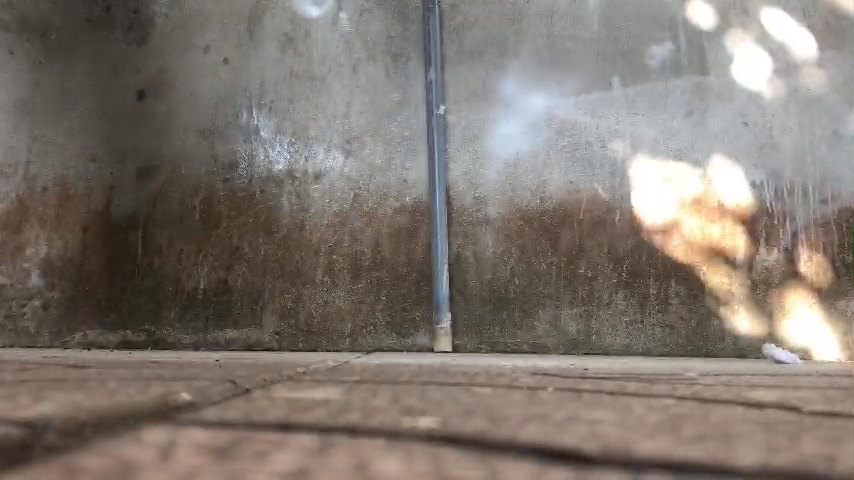
#> input picture frame 31 of Case_4/banh_phuoc.mp4, 854 x 480 px
$ python main.py
#> lines starting #> are read from the running program, lines starting #| are printed output that depends on the picture
### Case_4/object_tracking/tracker.py
import math


class EuclideanDistTracker:
    def __init__(self):
        # Store the center positions of the objects
        self.center_points = {}
        # Keep the count of the IDs
        # each time a new object id detected, the count will increase by one
        self.id_count = 0


    def update(self, objects_rect):
        # Objects boxes and ids
        objects_bbs_ids = []

        # Get center point of new object
        for rect in objects_rect:
            x, y, w, h = rect
            cx = (x + x + w) // 2
            cy = (y + y + h) // 2

            # Find out if that object was detected already
            same_object_detected = False
            for id, pt in self.center_points.items():
                dist = math.hypot(cx - pt[0], cy - pt[1])

                if dist < 25:
                    self.center_points[id] = (cx, cy)
                    print(self.center_points)
                    objects_bbs_ids.append([x, y, w, h, id])
                    same_object_detected = True
                    break

            # New object is detected we assign the ID to that object
            if same_object_detected is False:
                self.center_points[self.id_count] = (cx, cy)
                objects_bbs_ids.append([x, y, w, h, self.id_count])
                self.id_count += 1

        # Clean the dictionary by center points to remove IDS not used anymore
        new_center_points = {}
        for obj_bb_id in objects_bbs_ids:
            _, _, _, _, object_id = obj_bb_id
            center = self.center_points[object_id]
            new_center_points[object_id] = center

        # Update dictionary with IDs not used removed
        self.center_points = new_center_points.copy()
        return objects_bbs_ids

### Case_4/object_tracking/main.py
import cv2
from tracker import *

# Create tracker object
tracker = EuclideanDistTracker()

cap = cv2.VideoCapture("Case_4/banh_phuoc.mp4")

# Object detection from Stable camera
object_detector = cv2.createBackgroundSubtractorMOG2(history=100, varThreshold=40)

while True:
    ret, frame = cap.read()
#> frame is the input picture: shape (480, 854, 3); mean B, G, R 112.3, 119.7, 128.6
    height, width, _ = frame.shape
#> height = 480; width = 854

    # Extract Region of interest
    roi = frame[240:480,0:854]
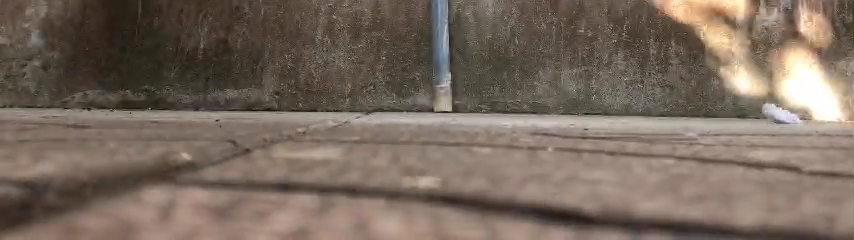
#> roi: shape (240, 854, 3); mean B, G, R 93.8, 105.4, 120.2
    # print(roi.shape)

    # Chuyển không gian màu sang hsv
    hsv = cv2.cvtColor(roi,cv2.COLOR_BGR2HSV)
#> hsv: shape (240, 854, 3); mean H, S, V 15, 60.4, 120.3

    # Lọc màu với hàm inRange
    mask = cv2.inRange(hsv, (30,100,100),(60,200,200))
#> mask: shape (240, 854); every value is 0
    contours, _ = cv2.findContours(mask, cv2.RETR_TREE, cv2.CHAIN_APPROX_SIMPLE)
#> contours = []
    detections = []
    for cnt in contours:
        # Calculate area and remove small elements
        area = cv2.contourArea(cnt)
        if area > 400:
            # cv2.drawContours(roi, [cnt], -1, (0, 255, 0), 2)
            x, y, w, h = cv2.boundingRect(cnt)

            detections.append([x, y, w, h])
#> this loop made 0 passes
#> after the loop, detections = []

    # 2. Object Tracking
    boxes_ids = tracker.update(detections)
#> after the loop in update, `for rect in objects_rect:`: self.center_points = 0 items; self.id_count = 0
#> after the loop in update, `for obj_bb_id in objects_bbs_ids:`: new_center_points = 0 items
#> boxes_ids = []
    for box_id in boxes_ids:
        x, y, w, h, id = box_id
        chu = "banh "
        cv2.putText(roi,chu+str(id), (x, y - 15), cv2.FONT_HERSHEY_PLAIN, 2, (255, 0, 0), 2)
        cv2.rectangle(roi, (x, y), (x + w, y + h), (0, 255, 0), 3)

    # cv2.imshow("roi", roi)
    cv2.imshow("Frame", frame)
    cv2.imshow("Mask", mask)

    key = cv2.waitKey(30)
#> (key Esc is pressed here)
    if key == 27:
        break

cap.release()
cv2.destroyAllWindows()

$ run again, starting later in the video
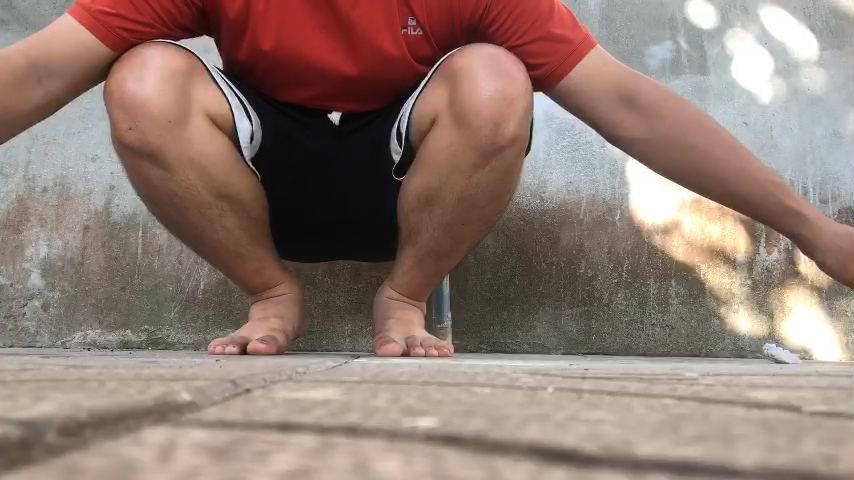
#> input picture frame 140 of Case_4/banh_phuoc.mp4, 854 x 480 px
#> frame is the input picture: shape (480, 854, 3); mean B, G, R 114.8, 123.9, 145.2
#> `roi = frame[240:480,0:854]`:
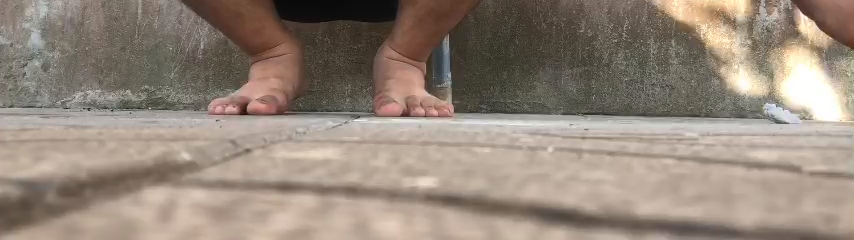
#> roi: shape (240, 854, 3); mean B, G, R 122.2, 134.4, 148.4
#> hsv: shape (240, 854, 3); mean H, S, V 16.6, 48, 148.5
#> mask: shape (240, 854); every value is 0
#> contours = []
#> after the loop in update, `for rect in objects_rect:`: self.center_points = 0 items; self.id_count = 0
#> after the loop in update, `for obj_bb_id in objects_bbs_ids:`: new_center_points = 0 items
#> boxes_ids = []

$ run again, starting later in the video
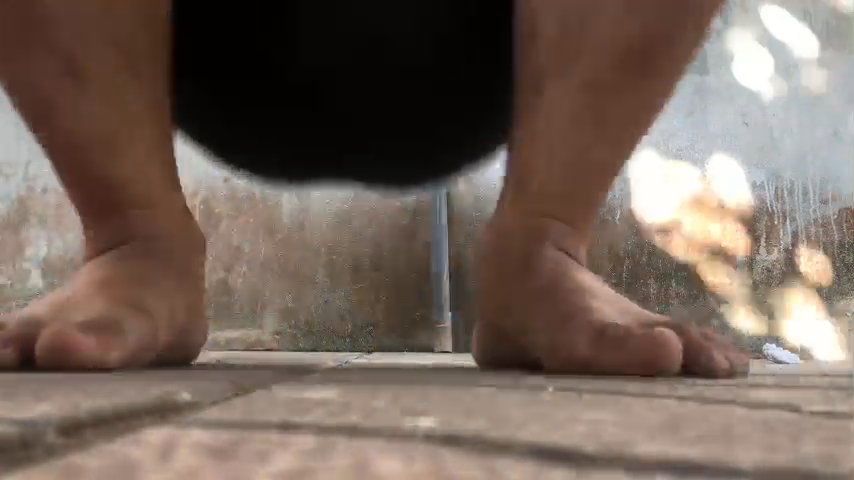
#> input picture frame 249 of Case_4/banh_phuoc.mp4, 854 x 480 px
#> frame is the input picture: shape (480, 854, 3); mean B, G, R 91.4, 101.1, 117.3
#> `roi = frame[240:480,0:854]`:
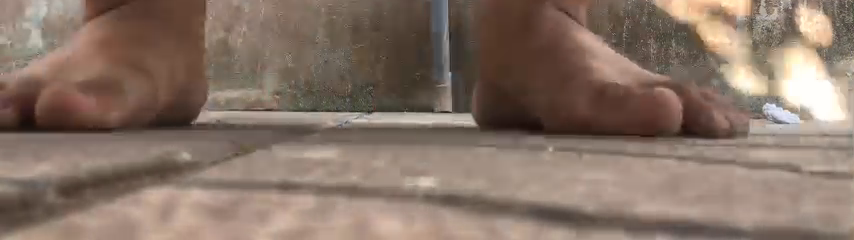
#> roi: shape (240, 854, 3); mean B, G, R 102.6, 115.2, 134.8
#> hsv: shape (240, 854, 3); mean H, S, V 13, 66.6, 134.9
#> mask: shape (240, 854); every value is 0
#> contours = []
#> after the loop in update, `for rect in objects_rect:`: self.center_points = 0 items; self.id_count = 0
#> after the loop in update, `for obj_bb_id in objects_bbs_ids:`: new_center_points = 0 items
#> boxes_ids = []
